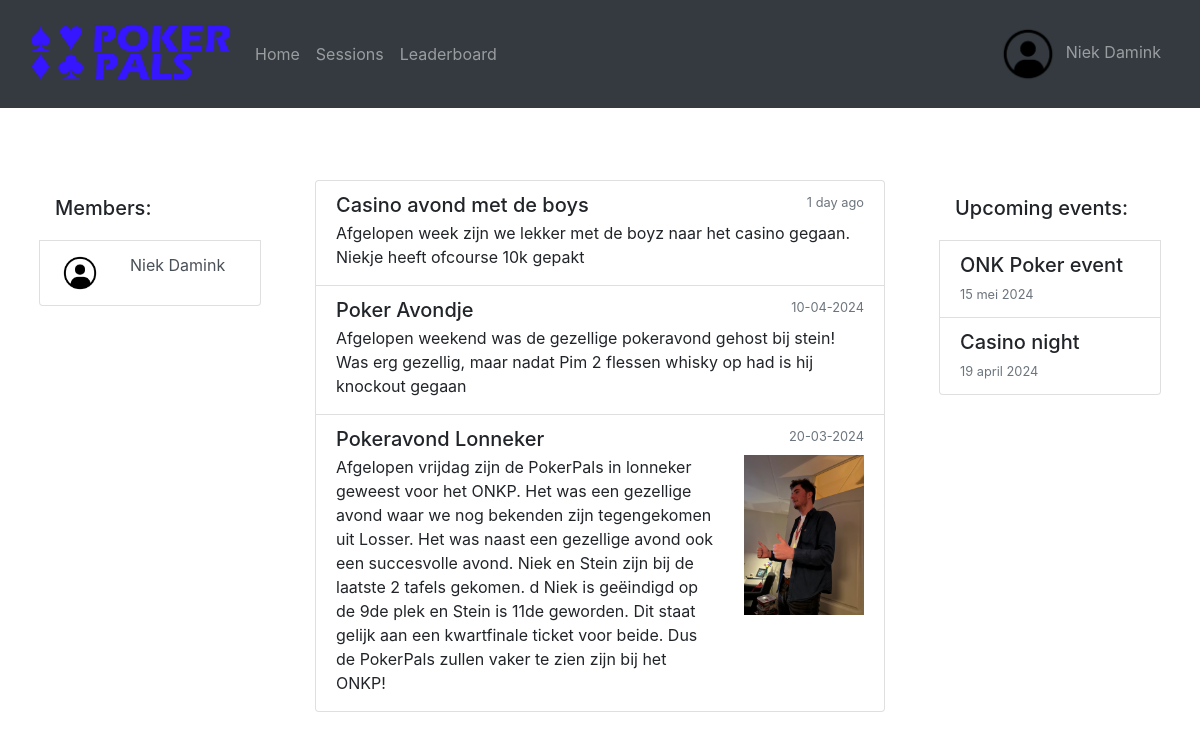
Page / (signed in) on the earlier database version.
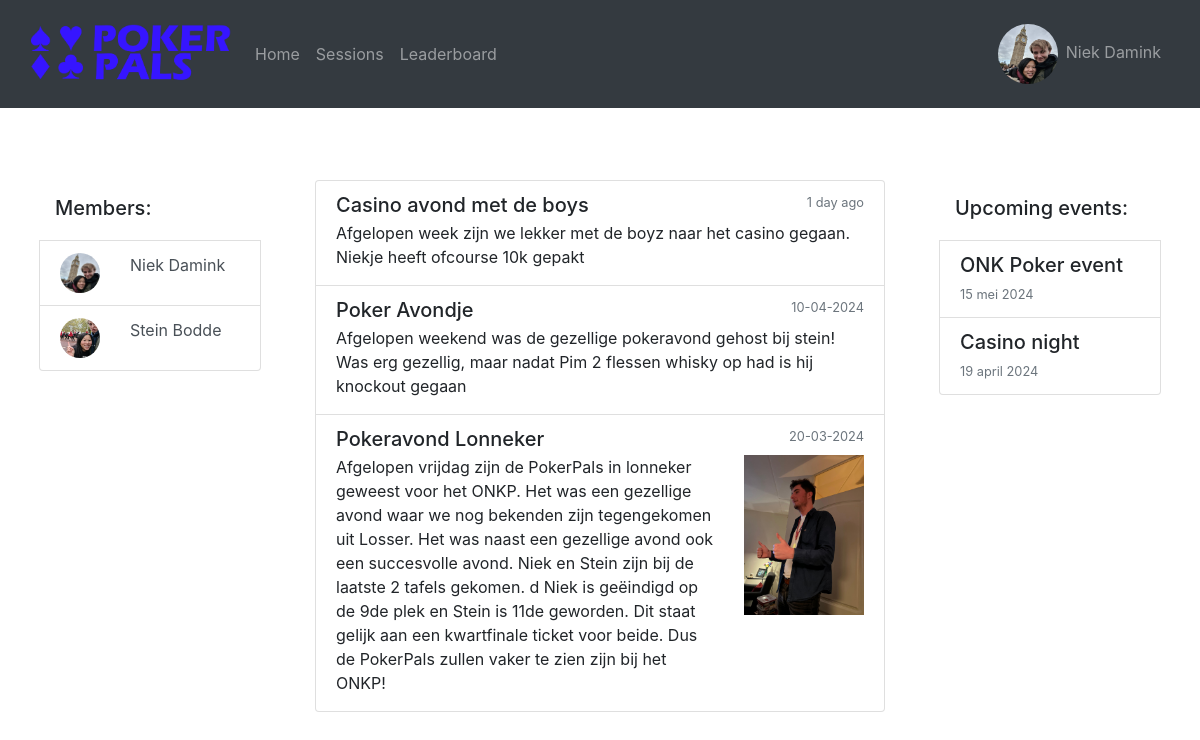
Same page on the later database version.
### website/models.py (models this page shows)
class User(db.Model, UserMixin):
    id = db.Column(db.Integer, primary_key=True)
    name = db.Column(db.String(150), unique=True)
    password = db.Column(db.String(150))
    imgURL = db.Column(db.String(10000))

### website/views.py (the view)
@views.route('/')
@login_required
def home():
    return render_template("home.html", user = current_user, user_list = getUserAndImage())

### website/__init__.py (called while the page is built)
def create_app():
    app = Flask(__name__)
    app.config['SECRET_KEY'] = 'ksjdksajdk17HSSH2ssj88ss'
    app.config['SQLALCHEMY_DATABASE_URI'] = f'sqlite:///{DB_NAME}'
    db.init_app(app)
    from .views import views
    from .auth import auth
    from .admin import admin
    app.register_blueprint(views, url_prefix='/')
    app.register_blueprint(auth, url_prefix='/')
    app.register_blueprint(admin, url_prefix='/admin')
    from .models import User, Post
    create_database(app)
    login_manager = LoginManager()
    login_manager.login_view = 'auth.login'
    login_manager.init_app(app)
    @login_manager.user_loader
    def load_user(id):
        return User.query.get(int(id))
    return app

### website/dbQueries.py (called while the page is built)
def getUserAndImage():
    users = User.query.all()
    user_list = []
    for user in users:
        if user.name != "Admin":
            user_list.append([user.name, user.imgURL])
    return user_list

### website/templates/home.html
{% extends "base.html"%} {% block title %} Home {% endblock %}
{% block content%}
<br>
<br>
<br>
<div class="row">
    <div class="col">
        <ul class="list-group px-4">
            <h5 class="mb-1 p-3">Members:</h5>
            {% for name, url in user_list%}
            <li class="list-group-item list-group-item-action">
                <div class="row">
                    <div class="col-auto">
                        <img class="rounded-circle" src="{{url_for('static', filename= url)}}" width="40px" height="40px">
                    </div>
                    <div class="col">
                        {{ name }}
                    </div>
                </div>
            </li>
            {% endfor %}
        </ul>
    </div>
    <div class="col-6">
        <div class="list-group">
            <a class="list-group-item list-group-item-action flex-column align-items-start">
                <div class="d-flex w-100 justify-content-between">
                    <h5 class="mb-1">Casino avond met de boys</h5>
                    <small class="text-muted">1 day ago</small>
                </div>
                <p class="mb-1">Afgelopen week zijn we lekker met de boyz naar het casino gegaan. Niekje heeft ofcourse
                    10k gepakt</p>
            </a>
            <a class="list-group-item list-group-item-action flex-column align-items-start">
                <div class="d-flex w-100 justify-content-between">
                    <h5 class="mb-1">Poker Avondje</h5>
                    <small class="text-muted">10-04-2024</small>
                </div>
                <p class="mb-1">Afgelopen weekend was de gezellige pokeravond gehost bij stein! Was erg gezellig, maar
                    nadat Pim 2 flessen whisky op had is hij knockout gegaan</p>
            </a>
            <a class="list-group-item list-group-item-action flex-column align-items-start">
                <div class="d-flex w-100 justify-content-between">
                    <h5 class="mb-1">Pokeravond Lonneker</h5>
                    <small class="text-muted">20-03-2024</small>
                </div>
                <div class="row">
                    <div class="col">
                        <p class="mb-1">Afgelopen vrijdag zijn de PokerPals in lonneker geweest voor het ONKP.
                            Het was een gezellige avond waar we nog bekenden zijn tegengekomen uit Losser. Het was naast
                            een gezellige avond ook een succesvolle avond. Niek en Stein zijn bij de laatste 2 tafels
                            gekomen.
                            d Niek is geëindigd op de 9de plek en Stein is 11de geworden. Dit staat gelijk aan een
                            kwartfinale ticket voor beide.
                            Dus de PokerPals zullen vaker te zien zijn bij het ONKP!</p>
                    </div>
                    <div class="col-auto">
                        <img src="{{url_for('static', filename='pictures/pim.jpg')}}" width="120px">
                    </div>
                </div>
            </a>
        </div>
    </div>
    <div class="col">
        <div class="list-group px-4">
            <h5 class="mb-1 p-3">Upcoming events:</h5>
            <a class="list-group-item list-group-item-action flex-column align-items-start">
                <div class="d-flex w-100 justify-content-between">
                    <h5 class="mb-1">ONK Poker event</h5>
                </div>
                <small class="text-muted">15 mei 2024</small>
            </a>
            <a class="list-group-item list-group-item-action flex-column align-items-start">
                <div class="d-flex w-100 justify-content-between">
                    <h5 class="mb-1">Casino night</h5>
                </div>
                <small class="text-muted">19 april 2024</small>
            </a>
        </div>
    </div>
    {% endblock %}

### website/templates/base.html (shortened to what this page needs)
<!DOCTYPE html>
<html>
  <head>
    <link
      rel="stylesheet"
      href="https://stackpath.bootstrapcdn.com/bootstrap/4.4.1/css/bootstrap.min.css"
    />
    <link
      rel="stylesheet"
      href="https://stackpath.bootstrapcdn.com/font-awesome/4.7.0/css/font-awesome.min.css"
    />
  </head>
  <body>
    {% if user.is_authenticated %}
    <nav class="navbar navbar-expand-lg navbar-dark bg-dark">
        <div class="container-fluid">
          <a class="navbar-brand">
            <img src="{{url_for('static', filename='pictures/logo.png')}}" width="200px">
          </a>
          <div class="collapse navbar-collapse" id="navbarText">
            <ul class="navbar-nav me-auto mb-2 mb-lg-0">
              <li class="nav-item">
                <a class="nav-link" href="/">Home</a>
              </li>
              <li class="nav-item">
                <a class="nav-link" href="/sessions">Sessions</a>
              </li>
              <li class="nav-item">
                <a class="nav-link" href="/leaderboard">Leaderboard</a>
              </li>
            </ul>
            <ul class="navbar-nav ml-auto mb-2 mb-lg-0">
                <li class="nav-item">
                    <a class="nav-link" href="/account"><img class='rounded-circle m-2' src="{{url_for('static', filename=user.imgURL)}}" width="60px" height="60px" class="avatar">{{user.name}}</a>
                </li>
            </ul>
          </div>
        </div>
    </nav>
    {% endif %}
    <div class="container-fluid">
        {% block content%}
        {% endblock %}
    </div>
  </body>
</html>

Differences in the rows shown:
changed User "Niek Damink": imgURL: a different picture
added User: imgURL (picture), name "Stein Bodde"
